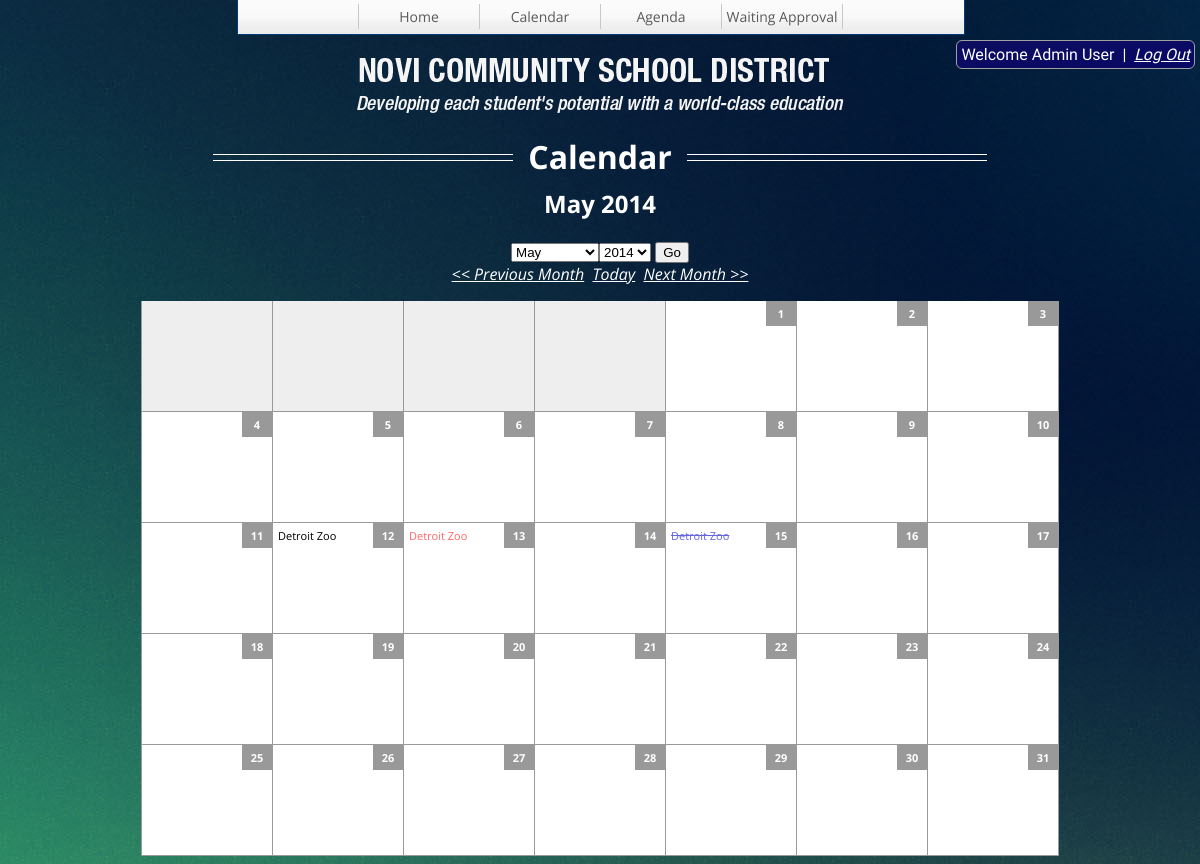
Page /admin?page=calendar (signed in) on the committed database.
### tables this page shows
CREATE TABLE IF NOT EXISTS `USER` (
  `userid` int(11) NOT NULL AUTO_INCREMENT,
  `username` varchar(40) NOT NULL,
  `password` varchar(40) NOT NULL,
  `privilege` int(1) NOT NULL,
  `name` varchar(30) NOT NULL,
  `email` varchar(40) NOT NULL,
  `lastLogin` timestamp NOT NULL,
  PRIMARY KEY (`userid`),
  KEY `userid` (`userid`)
);

CREATE TABLE IF NOT EXISTS `FIELD_TRIP` (
  `eventid` int(11) NOT NULL AUTO_INCREMENT,
  `userid` int(11) NOT NULL,
  `date` date NOT NULL,
  `startTime` time NOT NULL,
  `endTime` time NOT NULL,
  `destination` varchar(100) NOT NULL,
  `classhour` varchar(200) NOT NULL,
  `numstudent` int(10) NOT NULL,
  `cost` int(11) NOT NULL,
  `fund` varchar(50) DEFAULT NULL,
  `objective` varchar(1000) NOT NULL,
  `classactivities` varchar(1000) NOT NULL,
  `why` varchar(1000) NOT NULL,
  `followup` varchar(1000) NOT NULL,
  `approval` tinyint(1) NOT NULL DEFAULT '0',
  `comments` varchar(1000) DEFAULT NULL,
  `approvalDate` timestamp NULL DEFAULT NULL,
  `created` timestamp NOT NULL DEFAULT CURRENT_TIMESTAMP,
  PRIMARY KEY (`eventid`)
);

### classes/mysql.php (called while the page is built, shortened)
<?php
class mysql {
	private $conn;
	function __construct() {
		$this->conn = new mysqli(DB_SERVER, DB_USER, DB_PASSWORD, DB_NAME) or
					  die('There was a problem connecting to the database.');
	}
	function get_userinfo($username, $column){
		$result = $this->conn->query("SELECT * FROM USER WHERE username = '$username' LIMIT 1");
		if ($data = mysqli_fetch_array($result)){
			return $data[$column];
		}
		return 0;
	}
	function get_specifictrip($eventid){
		$result = $this->conn->query("SELECT * FROM FIELD_TRIP WHERE eventid = '$eventid' LIMIT 1");
		if ($data = mysqli_fetch_array($result)){
			return $data;
		}
		return 0;
	}
}

### classes/calendar.php (the view, shortened to what this page needs)
<?php
require_once 'mysql.php';
class calendar{
	function draw_calendar($month,$year,$events = array()){
		$dayofweek = array('<td class="calendar-header">Sunday</td>',
		'<td class="calendar-header">Monday</td>',
		'<td class="calendar-header">Tuesday</td>',
		'<td class="calendar-header">Wednesday</td>',
		'<td class="calendar-header">Thursday</td>',
		'<td class="calendar-header">Friday</td>',
		'<td class="calendar-header">Saturday</td>');
		$calendar = '<table class="calendar"><tr class="calendar-row">'.implode($dayofweek).'</tr>';
		$startDay = date('w',mktime(0,0,0,$month,1,$year));
		$days = cal_days_in_month(CAL_GREGORIAN,$month,$year);
		$counter = 0;
		$calendar.= '<tr class="calendar-row">';
		for($i = 0; $i < $startDay; $i++){
			$calendar.= '<td class="calendar-empty"> </td>';
		}
		for($i = 1; $i <= $days; $i++):
			$calendar.= '<td class="calendar-day"><div style="position:relative;height:100px;"><div class="date">'.$i.'</div>';
			if ($i < 10){
				$i = "0".$i;
			}
			$eventDay = $year.'-'.$month.'-'.$i;
				if(isset($events[$eventDay])) {
					foreach($events[$eventDay] as $eventid) {
						$mysql = new mysql();
						$tripdetail = $mysql->get_specifictrip($eventid);
						$calendar.= '<div class="event"';
						if($tripdetail[approval]==0){
							$calendar.=' style="color:#FF6666;"';
						}
						if($tripdetail[approval]==-1){
							$calendar.=' style="color:#6666E0; text-decoration:line-through;"';
						}
						$calendar.='><a style="text-decoration:none; color:inherit;" href="?page=detail2&trip='.$tripdetail[eventid].'"';
						$calendar.='>'.$tripdetail[destination].'</div>';
					}
					$calendar.='</td>';
				}
				else {
					$calendar.= '<p> </p><p> </p></div></td>';
				}
			if($startDay == 6){
				$calendar.= '</tr>';
				if(($counter+1) != $days){
					$calendar.= '<tr class="calendar-row">';
				}
				$startDay = -1;
			}
			$startDay++;
			$counter++;
		endfor;
		$calendar.= '</tr></table>';
		return $calendar;
	}
}
?>

### adminpages/header.php
<div id="logout">
<?php echo "Welcome $name&nbsp&nbsp|&nbsp&nbsp";?>
<a href="login.php?status=logout" class = "logout">Log Out</a>
</div>
<div id="nav">
<div class="links">
<ul>
<center>
<li><a></a></li>
<li><a href="?page=index">Home</a></li>
<li><a href="?page=calendar">Calendar</a></li>
<li><a href="?page=agenda">Agenda</a></li>
<li><a href="?page=waiting">Waiting Approval</a></li>
</center>
</ul>
</div>
</div>
<div id="logo">
<center><img src="images/title_main.png" width="487" height="55" /></center>
</div>

### css/calendar.css (style rules this page uses)
table.calendar { border-left:1px solid #999; padding: 0px; border-collapse: collapse; border-spacing: 0; }
td.calendar-day { background:#FFFFFF; min-height:80px; font-size:11px; position:relative; }
td.calendar-empty { background:#eee; min-height:80px; }
div.date { background:#999; padding:5px; color:#fff; font-weight:bold; float:right; margin:-5px -5px 0 0; width:20px; text-align:center; }
div.event { color:#000; max-width:100px; overflow: hidden; text-overflow:ellipsis; white-space: nowrap; cursor:context-menu; }
td.calendar-day, td.calendar-empty { width:120px; padding:5px; border-bottom:1px solid #999; border-right:1px solid #999; }

### css/user.css (style rules this page uses)
html { font-family: "Open Sans", helvetica, sans-serif; color: white; background: #FFFFFF url(../images/background.jpg) no-repeat; background-attachment: fixed; }
#logo { top:50px; height: 120px; margin-bottom:1px; position: relative; z-index: -5; }
#logout { background: linear-gradient(to bottom right, #0d0e60, #080866); font-family: "Raleway", sans-serif; border: 1.5px solid #a1a1a1; border-radius: 6px; padding: 4px; position: absolute; right:5px; top:40px; }
#logout a { font-style: italic; color:#FFFFFF; }
#nav { width: 726px; height: 34px; position: absolute; top: -1px; left: 50%; margin-left: -363px; background: transparent url(../images/navtile.png) repeat-x; border-style:solid; border-width:1px; border-color:#033c7c; text-align: center; }
#nav ul { float: right; text-align:left; list-style: none; width: 726px; margin: auto; padding: 0; display: inline; }
#nav ul li { display: inline; margin: 0; padding: 0; }
#nav ul li a { display: block; float: left; width: 120px; height: 18px; margin: 4px 0 1px; padding-top: 3px; padding-bottom: 4px; border-right: 1px solid #c8c8c8; text-align: center; font-size: 14px; color: #595959; text-decoration: none; }

### rows in the picture
user: name "Admin User"
field_trip: destination "Detroit Zoo"
field_trip: destination "Detroit Zoo"
field_trip: destination "Detroit Zoo"

### other values in the picture
$monthName "May"
$year "2014"
form field month "May"
form field year "2014"
